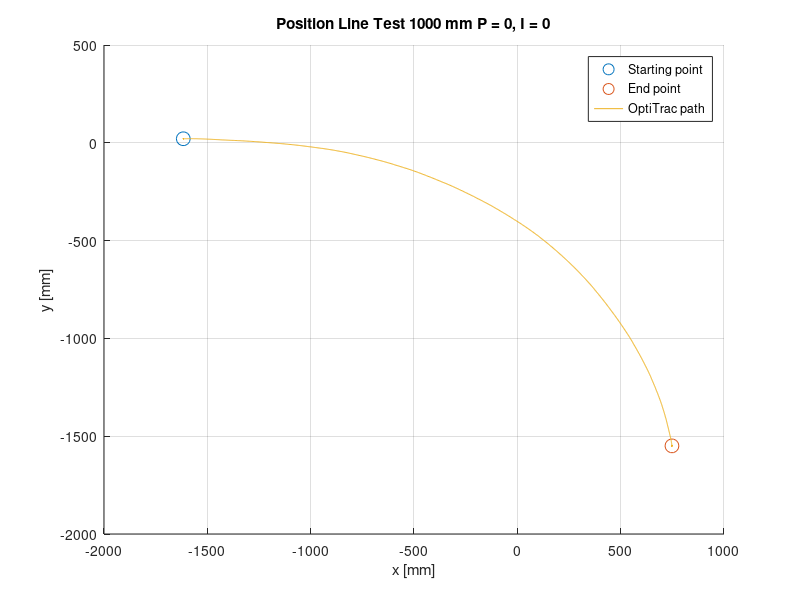

Recreate this plot in MATLAB.
fileID = fopen('P0_I0.txt','r');


tline=fgetl(fileID);
%headers = strsplit(tline,','); kan brukes for å fjerne headers (fjerner
%første linje

formatSpec = '%f%f%f%f%f%f%f%f';
datacell = textscan(fileID,formatSpec,'Delimiter',',');
time = datacell{2};
X = datacell{6};
Z = datacell{7};
Y = datacell{8};

figure(1);
hold on;
plot(X(1,1),Y(1,1),'o','MarkerSize',10);
plot(X(end,1),Y(end,1),'o','MarkerSize',10);
plot(X,Y);
grid on;
title('Position Line Test 1000 mm P = 0, I = 0');
xlabel('x [mm]');
ylabel('y [mm]');
legend('Starting point','End point','OptiTrac path');
hold off;
